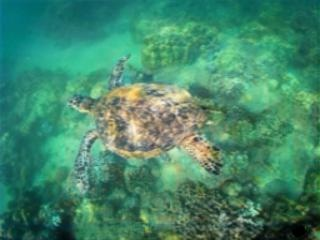
#> input picture abel/input_images/set_o12.jpg, 320 x 240 px, found by its file name
$ python gainraj.py
#> lines starting #> are read from the running program, lines starting #| are printed output that depends on the picture
#> further down, image is the input picture: shape (240, 320, 3); mean B, G, R 106.1, 135.2, 67.1
import cv2
import numpy as np

def gain_control(image, gain_factors):
    """
    Apply gain control to each color channel of the image.

    Parameters:
    - image: Input image (numpy array).
    - gain_factors: A tuple of gain factors for (R, G, B) channels.

    Returns:
    - Adjusted image (numpy array).
    """
#> called with gain_factors = (1.5, 1, 1.2)
    # Split the image into its color channels
    b_channel, g_channel, r_channel = cv2.split(image)
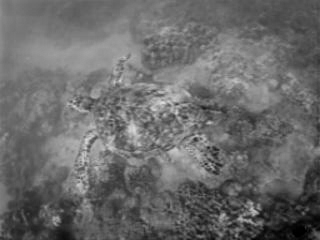
#> b_channel: shape (240, 320); min 0, max 224, mean 106.1
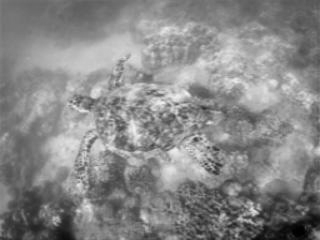
#> g_channel: shape (240, 320); min 0, max 246, mean 135.2
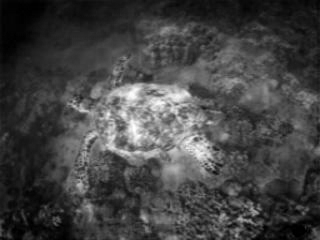
#> r_channel: shape (240, 320); min 0, max 255, mean 67.1

    # Apply gain control to each channel
    r_channel = cv2.multiply(r_channel, gain_factors[0])
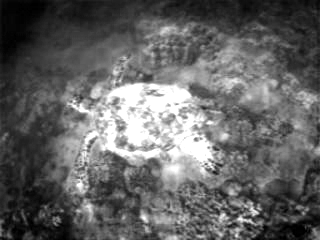
#> r_channel: shape (240, 320); min 0, max 255, mean 99.1
    g_channel = cv2.multiply(g_channel, gain_factors[1])
    b_channel = cv2.multiply(b_channel, gain_factors[2])
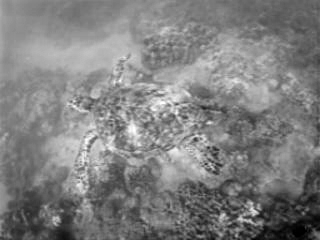
#> b_channel: shape (240, 320); min 0, max 255, mean 127.3

    # Clip the values to be in the valid range [0, 255]
    r_channel = np.clip(r_channel, 0, 255).astype(np.uint8)
    g_channel = np.clip(g_channel, 0, 255).astype(np.uint8)
    b_channel = np.clip(b_channel, 0, 255).astype(np.uint8)

    # Merge the channels back together
    adjusted_image = cv2.merge((b_channel, g_channel, r_channel))
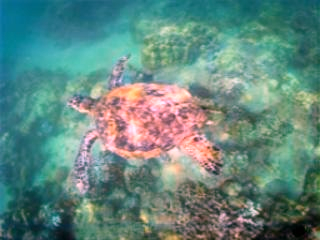
#> adjusted_image: shape (240, 320, 3); mean B, G, R 127.3, 135.2, 99.1

    return adjusted_image

# Load the image
image_path = r"C:\Users\albin John\OneDrive\Desktop\java\PROJECT\abel\input_images\set_o12.jpg"  # Replace with your image path
image = cv2.imread(image_path)

# Define gain factors for R, G, B channels
gain_factors = (1.5, 1.0, 1.2)  # Example gain factors

# Apply gain control
corrected_image = gain_control(image, gain_factors)

# Display the original and corrected images
cv2.imshow('Original Image', image)
cv2.imshow('Corrected Image', corrected_image)

# Wait for a key press and close the image windows
cv2.waitKey(0)
cv2.destroyAllWindows()

# Optionally, save the corrected image
cv2.imwrite('corrected_image.jpg', corrected_image)

$ run again, with abel/input_images/set_o34.jpg copied over abel/input_images/set_o12.jpg
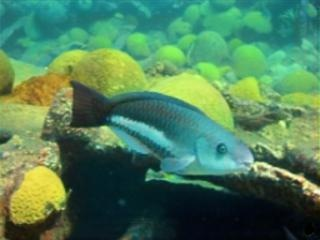
#> input picture abel/input_images/set_o34.jpg, 320 x 240 px, found by its file name
#> image is the input picture: shape (240, 320, 3); mean B, G, R 89.6, 126.2, 78.3
#> in gain_control, `b_channel = cv2.multiply(b_channel, gain_factors[2])`:
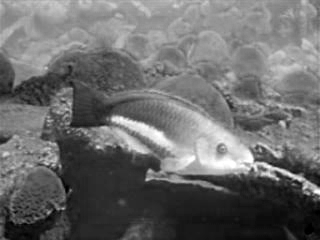
#> b_channel: shape (240, 320); min 0, max 255, mean 107.5
#> in gain_control, `adjusted_image = cv2.merge((b_channel, g_channel, r_channel))`:
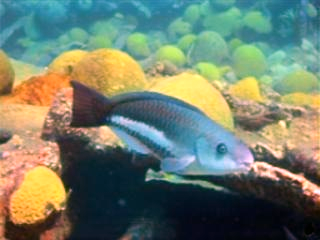
#> adjusted_image: shape (240, 320, 3); mean B, G, R 107.5, 126.2, 114.1

$ run again, with abel/input_images/set_f0.jpg copied over abel/input_images/set_o12.jpg
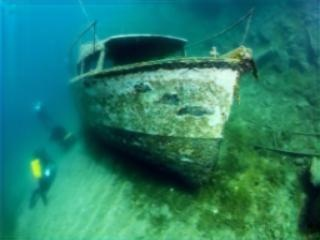
#> input picture abel/input_images/set_f0.jpg, 320 x 240 px, found by its file name
#> image is the input picture: shape (240, 320, 3); mean B, G, R 106.9, 127.4, 37
#> in gain_control, `b_channel = cv2.multiply(b_channel, gain_factors[2])`:
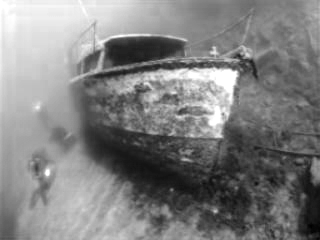
#> b_channel: shape (240, 320); min 0, max 255, mean 128.2
#> in gain_control, `adjusted_image = cv2.merge((b_channel, g_channel, r_channel))`:
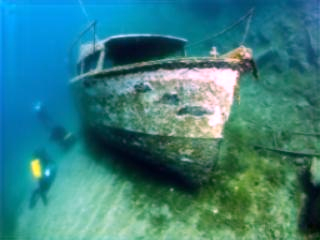
#> adjusted_image: shape (240, 320, 3); mean B, G, R 128.2, 127.4, 55

$ run again, with abel/input_images/set_f17.jpg copied over abel/input_images/set_o12.jpg
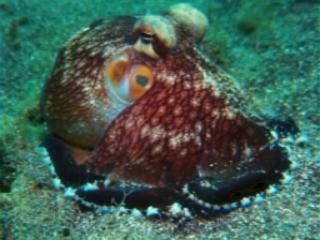
#> input picture abel/input_images/set_f17.jpg, 320 x 240 px, found by its file name
#> image is the input picture: shape (240, 320, 3); mean B, G, R 83.2, 95.3, 65
#> in gain_control, `b_channel = cv2.multiply(b_channel, gain_factors[2])`:
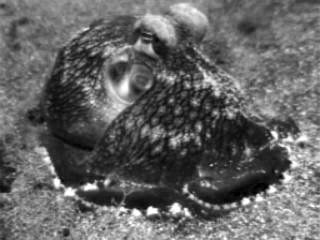
#> b_channel: shape (240, 320); min 0, max 255, mean 99.7
#> in gain_control, `adjusted_image = cv2.merge((b_channel, g_channel, r_channel))`:
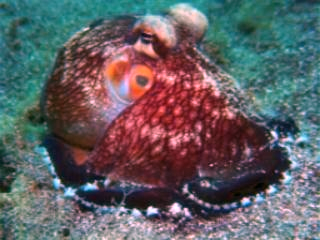
#> adjusted_image: shape (240, 320, 3); mean B, G, R 99.7, 95.3, 97.3
